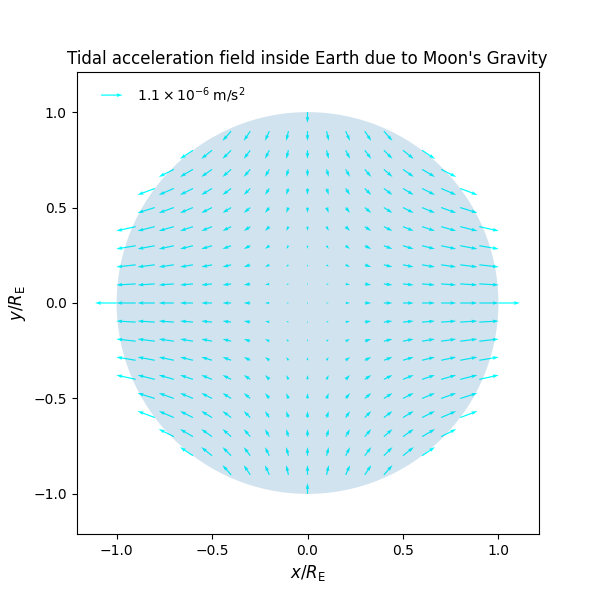

This chart was generated by the following Python code:
import numpy as np
from scipy.constants import g,G
from astropy.constants import R_earth,M_earth

#mass of moon (kg)
M = 0.07346e24
#semi-major axis of moon orbit in m
r = 3.844e8

coeff = G*M/r**3
accel_scale = 2*coeff*R_earth.value
print("Tidal acceleration = {:.2e} m/s^2 = {:.2e} g" .\
      format(accel_scale,accel_scale/g))
h = 15*M*R_earth.value**4/(8*M_earth.value*r**3)
print("size of tidal bulge = {:.2f}m".format(h))
#array of evenly spaced grid points along x- and y-axis
X= np.linspace(-1.1, 1.1, num = 23, endpoint =True)
Y= np.linspace(-1.1, 1.1, num = 23, endpoint =True)
print(X)
#create 2-D mesh grid scaled by Earth radius
R_x, R_y = np.meshgrid(R_earth.value*X, R_earth.value*Y)
print(R_x.shape)
print(R_x[11,21],R_y[11,21])
#radial distances of mesh point from origin(0,0)
R = np.sqrt(R_x*R_x + R_y*R_y)
#components of tidal acceleration field with in Earth radius
accel_x = np.ma.masked_where(R>R_earth.value, 2*coeff*R_x)
accel_y = np.ma.masked_where(R>R_earth.value, -coeff*R_y)
import matplotlib.pyplot as plt
from matplotlib.patches import Circle
#%matplotlib inline
fig, ax = plt.subplots(figsize= (6,6))
ax.set_aspect('equal')
#plot vector field
arrows = ax.quiver(X,Y, accel_x, accel_y, color = 'cyan')
ax.quiverkey(arrows, X = 0.1 , Y= 0.95, U=accel_scale, label= r' $1.1\times 10^{-6}\;\mathrm{m/s}^2$', labelpos ='E')
#add circle
circle = Circle((0,0),1, alpha = 0.2, edgecolor = None)
ax.add_patch(circle)
ax.set_xlabel(r'$x/R_{\mathrm{E}}$', fontsize = 12)
ax.set_ylabel(r'$y/R_{\mathrm{E}}$', fontsize = 12)
plt.title("Tidal acceleration field inside Earth due to Moon's Gravity")
plt.show()
plt.savefig("tidal_accel_earth.pdf")
